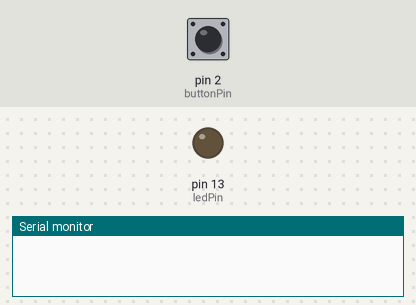
The sketch below on a simulated Arduino Uno, built with avr-gcc and run on an emulated ATmega328P. On the bench: output pins drawn as LEDs (lit = HIGH), the last lines printed to the serial monitor. Dashed ring = blinking. The inputs (shaded band) are chosen by the test bench; at power-on: pin 2 (buttonPin) HIGH.

Above: at 1.2 s.
1.3 s: pin 2 (buttonPin) pulled LOW for 3.2 s
At 2.75 s:
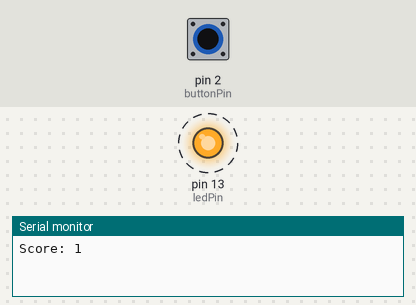
Timing chart, 0 to 5.7 s (numbered marks = the images above; inputs shaded):
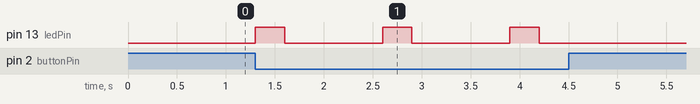

The sketch:

main_code.ino
```cpp
int buttonPin = 2;
int ledPin = 13;
int score = 0;

void setup() {
  pinMode(buttonPin, INPUT_PULLUP);
  pinMode(ledPin, OUTPUT);
  Serial.begin(9600);
}

void loop() {
  if (digitalRead(buttonPin) == LOW) {
    score++;
    digitalWrite(ledPin, HIGH);
    delay(300);
    digitalWrite(ledPin, LOW);
    Serial.print("Score: ");
    Serial.println(score);
    delay(1000);
  }
}
```

Measured:
- after the input at 1.3 s, pin 13 (ledPin): alternates HIGH for 0.30 s and LOW for 1.0 s, 6 changes in all, then stays LOW, starting at once
